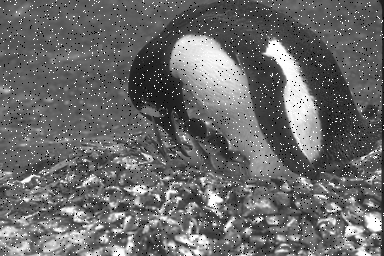
%> input picture cwiczenia/Obraz_01a.png, 384 x 256 px
$ octave zadanie_4_3.m   (GNU Octave 9; MATLAB toolbox functions it lacks are replaced by stand-ins)
%> lines starting %> are read from the running program, lines starting %| are printed output that depends on the picture; in (x1, y1, x2, y2) boxes, pixels count from 0 and x2, y2 are one past the last pixel; in counts of white or black regions, pixels touching at a corner belong together; the program's own positions count from 1
clc;
clear;
close all;
pkg load image;

[I1, map1] = imread("Obraz_01a.png");
%> I1 is the input picture: size 256x384 uint8; min 0, max 255, mean 106
%> map1 = []
[maska, map2] = imread("kolo.png");
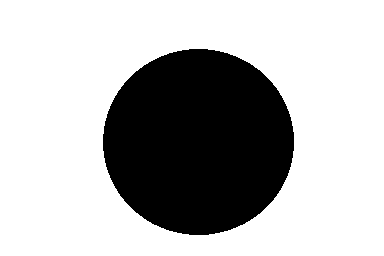
%> input picture cwiczenia/kolo.png, 384 x 256 px
%> maska is the input picture: size 256x384x3 uint8; 71.7% white; 1 black region, box (x1, y1, x2, y2) and area: (103, 49, 294, 235) 27864
%> map2 = []

maska = uint8(maska);
maska = maska*255;

maska = maska(:,:,1);

maska_moded = bitor(I1, maska);
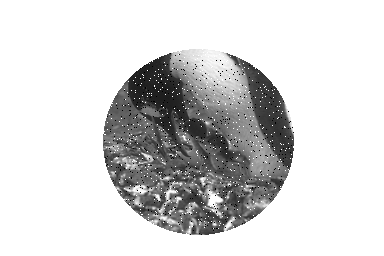
%> maska_moded: size 256x384 uint8; min 0, max 255, mean 213.7

figure;
imshow(maska_moded);
